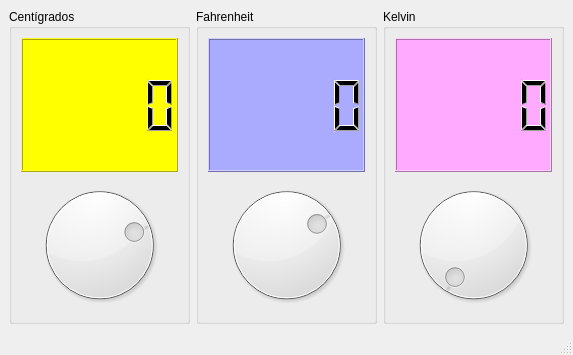
<?xml version="1.0" encoding="UTF-8"?>
<ui version="4.0">
 <class>Termometro</class>
 <widget class="QMainWindow" name="Termometro">
  <property name="geometry">
   <rect>
    <x>0</x>
    <y>0</y>
    <width>573</width>
    <height>355</height>
   </rect>
  </property>
  <property name="windowTitle">
   <string>Termometro</string>
  </property>
  <property name="windowIcon">
   <iconset resource="Recursos.qrc">
    <normaloff>:/Icono/Recursos/calor.png</normaloff>:/Icono/Recursos/calor.png</iconset>
  </property>
  <widget class="QWidget" name="centralwidget">
   <layout class="QHBoxLayout" name="horizontalLayout">
    <item>
     <widget class="QGroupBox" name="grpCent">
      <property name="title">
       <string>Centígrados </string>
      </property>
      <layout class="QVBoxLayout" name="verticalLayout">
       <item>
        <widget class="QLCDNumber" name="outCent">
         <property name="styleSheet">
          <string notr="true">background-color: rgb(255, 255, 0);</string>
         </property>
        </widget>
       </item>
       <item>
        <widget class="QDial" name="cmdCent">
         <property name="minimum">
          <number>-273</number>
         </property>
         <property name="maximum">
          <number>100</number>
         </property>
        </widget>
       </item>
      </layout>
     </widget>
    </item>
    <item>
     <widget class="QGroupBox" name="grpFahr">
      <property name="title">
       <string>Fahrenheit</string>
      </property>
      <layout class="QVBoxLayout" name="verticalLayout_2">
       <item>
        <widget class="QLCDNumber" name="outFahr">
         <property name="styleSheet">
          <string notr="true">background-color: rgb(170, 170, 255);</string>
         </property>
        </widget>
       </item>
       <item>
        <widget class="QDial" name="cmdFahr">
         <property name="minimum">
          <number>-460</number>
         </property>
         <property name="maximum">
          <number>212</number>
         </property>
        </widget>
       </item>
      </layout>
     </widget>
    </item>
    <item>
     <widget class="QGroupBox" name="grpKelvin">
      <property name="title">
       <string>Kelvin</string>
      </property>
      <layout class="QVBoxLayout" name="verticalLayout_3">
       <item>
        <widget class="QLCDNumber" name="outKelvin">
         <property name="styleSheet">
          <string notr="true">background-color: rgb(0, 170, 255);
background-color: rgb(255, 170, 255);</string>
         </property>
        </widget>
       </item>
       <item>
        <widget class="QDial" name="cmdKelvin">
         <property name="minimum">
          <number>0</number>
         </property>
         <property name="maximum">
          <number>373</number>
         </property>
        </widget>
       </item>
      </layout>
     </widget>
    </item>
   </layout>
  </widget>
  <widget class="QMenuBar" name="menubar">
   <property name="geometry">
    <rect>
     <x>0</x>
     <y>0</y>
     <width>573</width>
     <height>20</height>
    </rect>
   </property>
  </widget>
  <widget class="QStatusBar" name="statusbar"/>
 </widget>
 <resources>
  <include location="Recursos.qrc"/>
 </resources>
 <connections>
  <connection>
   <sender>cmdCent</sender>
   <signal>valueChanged(int)</signal>
   <receiver>outCent</receiver>
   <slot>display(int)</slot>
   <hints>
    <hint type="sourcelabel">
     <x>105</x>
     <y>230</y>
    </hint>
    <hint type="destinationlabel">
     <x>105</x>
     <y>113</y>
    </hint>
   </hints>
  </connection>
  <connection>
   <sender>cmdFahr</sender>
   <signal>valueChanged(int)</signal>
   <receiver>outFahr</receiver>
   <slot>display(int)</slot>
   <hints>
    <hint type="sourcelabel">
     <x>306</x>
     <y>230</y>
    </hint>
    <hint type="destinationlabel">
     <x>306</x>
     <y>113</y>
    </hint>
   </hints>
  </connection>
  <connection>
   <sender>cmdKelvin</sender>
   <signal>valueChanged(int)</signal>
   <receiver>outKelvin</receiver>
   <slot>display(int)</slot>
   <hints>
    <hint type="sourcelabel">
     <x>655</x>
     <y>283</y>
    </hint>
    <hint type="destinationlabel">
     <x>655</x>
     <y>131</y>
    </hint>
   </hints>
  </connection>
 </connections>
</ui>
